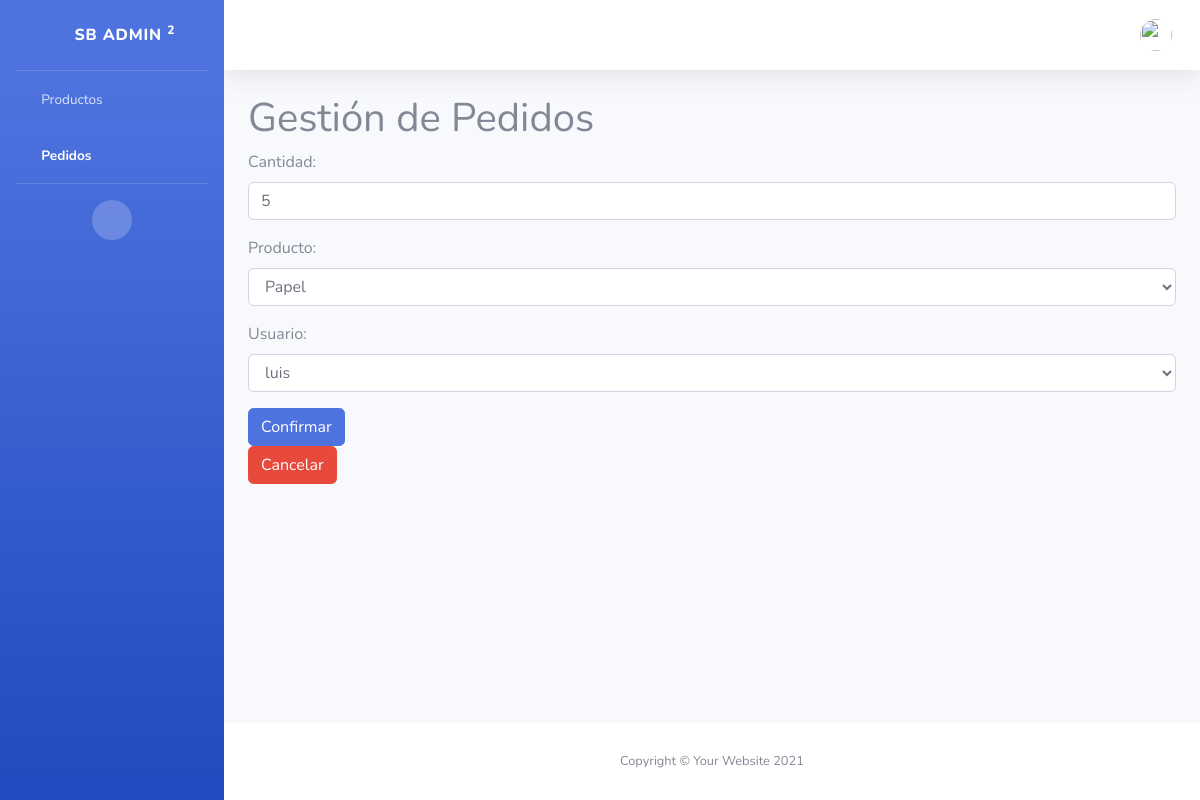
The app's page /pedidos/1/editar/ (signed in) with its own data.
### dashboard/models.py (models this page shows, shortened)
class Pedido(models.Model):
    cantidad = models.IntegerField()
    fecha = models.DateTimeField(auto_now_add=True)
    producto = models.ForeignKey(Producto, on_delete=models.CASCADE)
    usuario = models.ForeignKey(User, on_delete=models.CASCADE)

### dashboard/views.py (the view, shortened to what this page needs)
# urls.py: path('pedidos/<int:pedido_id>/editar/', views.editar_pedido, name='editar_pedido'),
@login_required
def editar_pedido(request, pedido_id):
    if request.method == 'GET':
        pedido = get_object_or_404(Pedido, pk=pedido_id)
        form=PedidoForm(instance=pedido)
        return render(request, 'editar_pedido.html', {'pedido': pedido, 'form': form})

### dashboard/forms.py
class PedidoForm(forms.ModelForm):
    class Meta:
        model = Pedido
        fields = ['cantidad', 'producto', 'usuario']
        widgets = {
            'cantidad': forms.TextInput(attrs={'class': 'form-control', 'placeholder': 'Escribe una cantidad'}),
            'producto': forms.Select(attrs={'class': 'form-control'}),
            'usuario': forms.Select(attrs={'class': 'form-control'}),
        }

### dashboard/models.py (called while the page is built)
    def __str__(self):
        return self.nombre

### dashboard/templates/editar_pedido.html (shortened to what this page needs)
{% extends 'dashboard.html' %}
{% load static %}
{% block content %}
<li class="nav-item">
    <a class="nav-link" href="/dashboard/productos">
        <i class="fas fa-fw fa-chart-area"></i>
        <span>Productos</span></a>
</li>
<li class="nav-item active">
    <a class="nav-link" href="/dashboard/pedidos">
        <i class="fas fa-fw fa-table"></i>
        <span>Pedidos</span></a>
</li>
<hr class="sidebar-divider d-none d-md-block">
<div class="text-center d-none d-md-inline">
    <button class="rounded-circle border-0" id="sidebarToggle"></button>
</div>
</ul>
<div id="content-wrapper" class="d-flex flex-column">
<div id="content">
    <nav class="navbar navbar-expand navbar-light bg-white topbar mb-4 static-top shadow">
        <ul class="navbar-nav ml-auto">
            <li class="nav-item dropdown no-arrow">
                <a class="nav-link dropdown-toggle" href="#" id="userDropdown" role="button"
                    data-toggle="dropdown" aria-haspopup="true" aria-expanded="false">
                    <img class="img-profile rounded-circle"
                        src="{% static 'dashboard/img/undraw_profile.svg' %}">
                </a>
            </li>
        </ul>
    </nav>
    <div class="container-fluid">
        <h1>Gestión de Pedidos</h1>
        <form method="POST">
            {{form.as_p}}
            <button class="btn btn-primary">
                Confirmar
            </button>
        </form>
        <a href="/dashboard/pedidos/">
            <button class="btn btn-danger">
                Cancelar
            </button>
        </a>
    </div>
{% endblock %}

### records on screen
Pedido: cantidad "5", producto "Papel", usuario "luis"
